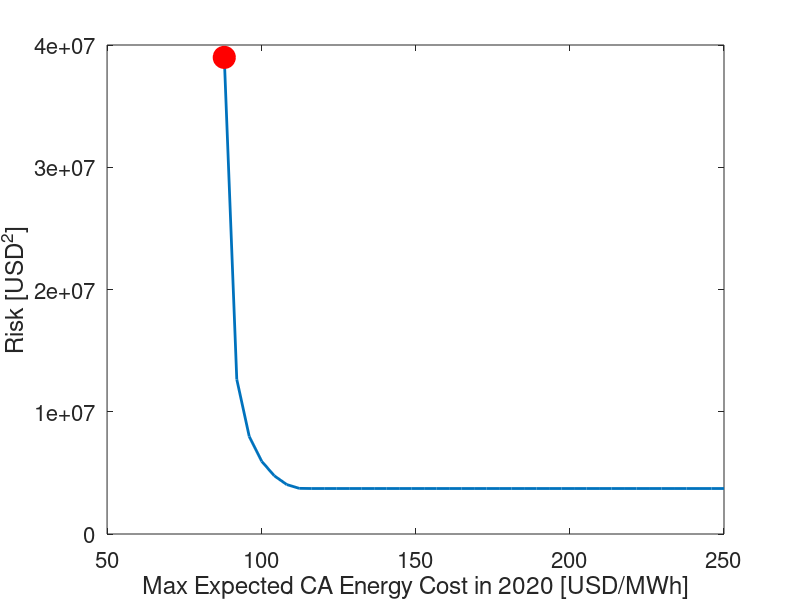

This figure's MATLAB source:
%% CE 191 - Systems Analysis
%   Lab 2 : Energy Portfolio Optimization
%   Oski Bear, SID 18681868
%   Prof. Moura

% Lab2.m

%%
clear

%% Problem 1
%%% Input problem parameters

% Expxected cost of resources in 2020 [USD/MWh]
% Source: http://en.wikipedia.org/wiki/Cost_of_electricity_by_source
c = [100; 90; 130; 108; 111; 90; 144; 87];

% Maximum expected cost [USD/MWh]
cmax = 100;

% CA Demand in 2020 [MWh]
d = 225;
%d = 300;

% Standard deviation of resource cost [USD/MWh]
sig = [22; 30; 15; 20; 30; 36; 32; 40];

%%% Create QP matrices
Q = diag(2*sig.^2);
R = zeros(8,1);
A = [-1*ones(1,8);...
     (c - cmax)';...
     -eye(8)];
b = [-d; zeros(9,1)];

%% Problem 2
%%% Solve QP
[x_star,J_star,exitflag,~,lam] = quadprog(Q, R, A, b);

% Output Results
fprintf(1,'Risk or variance : %1.2e USD^2\n', 0.5 * x_star' * Q * x_star);
fprintf(1,'Normalized Risk : %2.2f USD^2\n', 0.5 * x_star' * Q * x_star / sum(x_star));
fprintf(1,'Expected Cost : %1.2e USD\n', c'*x_star);
fprintf(1,'Normalized Expected Cost : %2.2f USD/MWh\n', c'*x_star/sum(x_star));

%% Problem 3
%%% 2012 Energy portfolio applied to 2020 [MWh]
x_prob3 = [7.5; 8.3; 43.4; 9.0; 2.3; 4.4; 0.9; 6.3] / 100 * d;

% Output Results
fprintf(1,'Risk or variance : %1.2e USD^2\n', 0.5 * x_prob3' * Q * x_prob3);
fprintf(1,'Normalized Risk : %2.2f USD^2\n', 0.5 * x_prob3' * Q * x_prob3 / sum(x_prob3));
fprintf(1,'Expected Cost : %1.2e USD\n', c'*x_prob3);
fprintf(1,'Normalized Expected Cost : %2.2f USD/MWh\n', c'*x_prob3/sum(x_prob3));

%% Problem 4
N = 41;
cmax_vec = linspace(88, 250, N);

% Preallocate matrices
risk = zeros(N,1);

for k = 1:N
    
    % Create new A matrix depending on max energy price c_max
    A = [-1*ones(1,8);...
         (c - cmax_vec(k))';...
         -eye(8)];
    
    % Solve QP
    [x_star,J_star,exitflag,~,lam] = quadprog(Q, R, A, b);
    
    % Compute price and standard deviation
    risk(k) = J_star;
    
    % Output to command prompt
    fprintf(1,'Max price per MWh: %3.0f USD/MWh\n',cmax_vec(k));
    fprintf(1,'Risk : %1.2e USD^2 \n',risk(k));
    fprintf(1,'Total price : %3.0f USD\n',c'*x_star);
    
end

% Plot Pareto front
fs = 16;
figure(1); clf;
plot(cmax_vec, risk,'LineWidth',2); hold on;
plot(cmax_vec(1), risk(1),'ro','MarkerSize',16,'MarkerFaceColor','r');
xlabel('Max Expected CA Energy Cost in 2020 [USD/MWh]','FontSize',fs)
ylabel('Risk [USD^2]','FontSize',fs)
set(gca,'FontSize',fs)

%% Problem 5

% Original constraints
A = [-1*ones(1,8);...
     (c - cmax)';...
     -eye(8)];
b = [-d; zeros(9,1)];

% Resource Limits
A_rlim = eye(8);
b_rlim = [40; 50; 150; 35; 10; 15; 200; 50];

% RPS constraints
r = [0 0 0 0 1 1 1 1];
A_RPS = 1/3 - r;
b_RPS = 0;

% Add constraints
A5 = [A; A_rlim; A_RPS];
b5 = [b; b_rlim; b_RPS];

%%% Solve QP
[x_star5,J_star5,exitflag5,~,lam5] = quadprog(Q, R, A5, b5);
x_star5
x_star5/d*100



